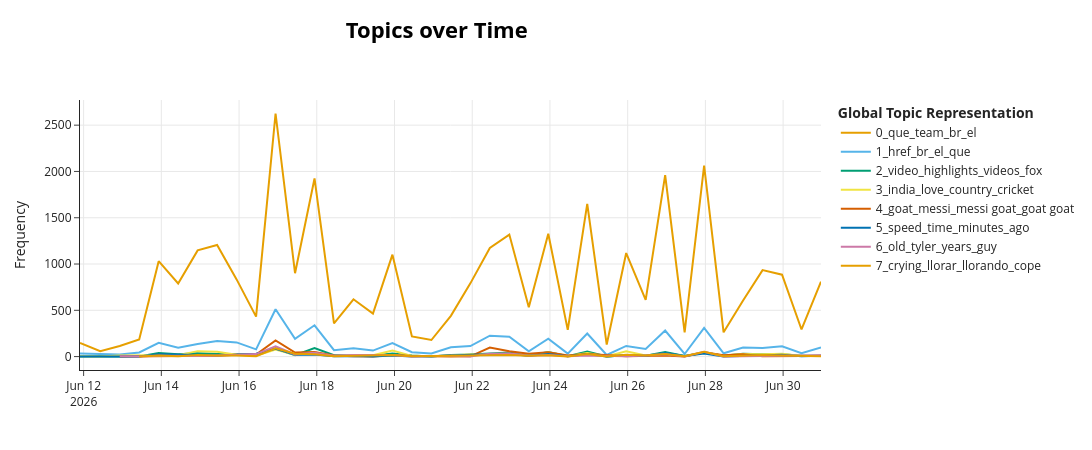

Notebook cell for this chart:
### Markdown cell above
---

### 4. Evolución temporal de tópicos

BERTopic puede calcular cómo cambia la prevalencia de cada tópico en el tiempo. Con un solo partido, la granularidad disponible es la fecha/hora de publicación del comentario.

### Code cell
if df is not None and not df.empty and 'topic' in df.columns:
    import time as _time
    _t0 = _time.monotonic()

    # --- Ensure texts is in scope (re-extract from df if needed) ---
    if 'texts' not in dir() or texts is None:
        texts = df['text_clean'].tolist()

    timestamps_raw = df['published_at'] if 'published_at' in df.columns else df.get('created_utc', pd.Series([pd.NaT]*len(df)))
    timestamps = pd.to_datetime(timestamps_raw, errors='coerce')

    # Align texts and timestamps: keep only rows where BOTH are valid
    valid_mask = timestamps.notna() & df['text_clean'].notna()
    n_valid = valid_mask.sum()
    print(f"Comentarios con timestamp + texto valido: {n_valid}/{len(df)}")

    if n_valid > 10:
        try:
            # NOTE: BERTopic's topics_over_time requires docs matching the fitting data.
            # With nr_bins=20 and tuning=False, 20K+ docs complete in <10s.
            span_days = (timestamps[valid_mask].max() - timestamps[valid_mask].min()).total_seconds() / 86400
            nr_bins = max(20, min(int(span_days * 2), 48))
            print(f"Rango fechas: {span_days:.1f} dias, nr_bins={nr_bins}")

            tot_df = topics_over_time_df(
                model, texts, timestamps,
                nr_bins=nr_bins,
                global_tuning=False,
                evolution_tuning=False,
            )

            _elapsed = _time.monotonic() - _t0
            if not tot_df.empty:
                print(f"Evolucion temporal calculada: {tot_df.shape[0]} filas ({_elapsed:.1f}s)")
                try:
                    fig = model.visualize_topics_over_time(tot_df, top_n_topics=min(8, tot_df['Topic'].nunique()))
                    fig.show()
                except Exception as exc:
                    print(f"Visualizacion no disponible: {exc}")
                    display(tot_df.head(10))
            else:
                print("No se pudo calcular la evolucion temporal.")
        except Exception as exc:
            print(f"Evolucion temporal omitida (error): {exc}")
    else:
        print(f"Solo {n_valid} comentarios con timestamp valido — insuficiente.")

### Figure 1 — Plotly figure (JSON) as saved in the notebook; plotly's stock layout.template omitted (floating-point values rounded to 4 significant figures)
{"data": [{"hoverinfo": "text", "hovertext": ["<b>Topic 0</b><br>Words: méxico, mexico, vamos, que, mexicano", "<b>Topic 0</b><br>Words: méxico, mexico, egypt, cup started, cup", "<b>Topic 0</b><br>Words: paraguay, el, en, que, usa", "<b>Topic 0</b><br>Words: que, paraguay, el, en, la", "<b>Topic 0</b><br>Words: brazil, morocco, brasil, marruecos, que", "<b>Topic 0</b><br>Words: germany, brazil, curacao, que, brasil", "<b>Topic 0</b><br>Words: japan, germany, game, world, curaçao", "<b>Topic 0</b><br>Words: verde, spain, cape, cape verde, cabo", "<b>Topic 0</b><br>Words: verde, spain, germany, cape, cape verde", "<b>Topic 0</b><br>Words: world, world cup, cup, france, senegal", "<b>Topic 0</b><br>Words: messi, que, el, la, argentina", "<b>Topic 0</b><br>Words: messi, que, el, es, congo", "<b>Topic 0</b><br>Words: england, kane, croatia, tuchel, world", "<b>Topic 0</b><br>Words: england, world, colombia, cup, br", "<b>Topic 0</b><br>Words: mexico, korea, game, south, korean", "<b>Topic 0</b><br>Words: mexico, que, korea, méxico, la", "<b>Topic 0</b><br>Words: haiti, brazil, br, qatar, br br", "<b>Topic 0</b><br>Words: turkey, paraguay, team, teams, ottoman", "<b>Topic 0</b><br>Words: alemania, brazil, br, la, que", "<b>Topic 0</b><br>Words: spain, iran, world, cup, world cup", "<b>Topic 0</b><br>Words: verde, japan, team, cape, uruguay", "<b>Topic 0</b><br>Words: messi, que, argentina, el, la", "<b>Topic 0</b><br>Words: messi, france, mbappe, argentina, world", "<b>Topic 0</b><br>Words: ghana, uzbekistan, portugal, england, ronaldo", "<b>Topic 0</b><br>Words: ghana, england, colombia, br, team", "<b>Topic 0</b><br>Words: ghana, br, colombia, england, world", "<b>Topic 0</b><br>Words: mexico, haiti, korea, south, game", "<b>Topic 0</b><br>Words: ecuador, es, venezuela, que, alemania", "<b>Topic 0</b><br>Words: ecuador, turkey, team, japan, alemania", "<b>Topic 0</b><br>Words: team, france, turkey, norway, usa", "<b>Topic 0</b><br>Words: uruguay, que, en, la, el", "<b>Topic 0</b><br>Words: uruguay, ecuador, el, que, en", "<b>Topic 0</b><br>Words: england, iran, br, que, argentina", "<b>Topic 0</b><br>Words: japan, que, el, argentina, la", "<b>Topic 0</b><br>Words: japón, japan, br, brazil, ronaldo", "<b>Topic 0</b><br>Words: japan, brazil, japón, brasil, team", "<b>Topic 0</b><br>Words: japan, brazil, paraguay, felicidades, br", "<b>Topic 0</b><br>Words: japan, ivory coast, ivory, coast, brazil", "<b>Topic 0</b><br>Words: france, team, mbappe, french, japan"], "marker": {"color": "#E69F00"}, "mode": "lines", "name": "0_que_team_br_el", "type": "scatter", "x": ["2026-06-11T21:46:05.935000000", "2026-06-12T10:16:04.358974358", "2026-06-12T22:17:53.717948717", "2026-06-13T10:19:43.076923076", "2026-06-13T22:21:32.435897435", "2026-06-14T10:23:21.794871794", "2026-06-14T22:25:11.153846153", "2026-06-15T10:27:00.512820512", "2026-06-15T22:28:49.871794871", "2026-06-16T10:30:39.230769230", "2026-06-16T22:32:28.589743589", "2026-06-17T10:34:17.948717948", "2026-06-17T22:36:07.307692307", "2026-06-18T10:37:56.666666666", "2026-06-18T22:39:46.025641025", "2026-06-19T10:41:35.384615384", "2026-06-19T22:43:24.743589743", "2026-06-20T10:45:14.102564102", "2026-06-20T22:47:03.461538461", "2026-06-21T10:48:52.820512820", "2026-06-21T22:50:42.179487179", "2026-06-22T10:52:31.538461538", "2026-06-22T22:54:20.897435897", "2026-06-23T10:56:10.256410256", "2026-06-23T22:57:59.615384615", "2026-06-24T10:59:48.974358974", "2026-06-24T23:01:38.333333333", "2026-06-25T11:03:27.692307692", "2026-06-25T23:05:17.051282051", "2026-06-26T11:07:06.410256410", "2026-06-26T23:08:55.769230769", "2026-06-27T11:10:45.128205128", "2026-06-27T23:12:34.487179487", "2026-06-28T11:14:23.846153846", "2026-06-28T23:16:13.205128205", "2026-06-29T11:18:02.564102564", "2026-06-29T23:19:51.923076923", "2026-06-30T11:21:41.282051282", "2026-06-30T23:23:30.641025641"], "y": [148, 59, 114, 185, 1031, 790, 1147, 1206, 834, 432, 2626, 901, 1924, 359, 619, 465, 1101, 218, 179, 440, 791, 1174, 1318, 532, 1327, 289, 1650, 130, 1119, 612, 1961, 262, 2062, 262, 605, 934, 885, 293, 809]}, {"hoverinfo": "text", "hovertext": ["<b>Topic 1</b><br>Words: gracias, commentary, que, spanish, dios", "<b>Topic 1</b><br>Words: voice, commentator, questions, just, lady", "<b>Topic 1</b><br>Words: spanish, ja, unrest, hubieras, ja ja", "<b>Topic 1</b><br>Words: spanish, el, spanish br, speak spanish, telemundo", "<b>Topic 1</b><br>Words: endrick, screamer, href, el, bouaddi", "<b>Topic 1</b><br>Words: href, endrick, 11ujg ksify6lzfolm6akanydqag, ksify6lzfolm6akanydqag, jesus", "<b>Topic 1</b><br>Words: href, xsify4oqcd2t29sp54iasaw, 11ujg xsify4oqcd2t29sp54iasaw, uckszu2wh9gy1mb0dv 11ujg, uckszu2wh9gy1mb0dv", "<b>Topic 1</b><br>Words: el, que, bot, los, españoles", "<b>Topic 1</b><br>Words: br, grass, grass br, feel, walk", "<b>Topic 1</b><br>Words: vazinha, vazinha br, br vazinha, los goles, href", "<b>Topic 1</b><br>Words: el, href, la, que, es", "<b>Topic 1</b><br>Words: el, ja, href, la, ja ja", "<b>Topic 1</b><br>Words: robi, stay robi, br stay, br, thank sharing", "<b>Topic 1</b><br>Words: href, trent, thanks, exactly, coming", "<b>Topic 1</b><br>Words: href, commentators, commentator, envidia, thank", "<b>Topic 1</b><br>Words: dios, uk beatles, banner english, casa ay, beatles", "<b>Topic 1</b><br>Words: br, br br, god, href, jesus", "<b>Topic 1</b><br>Words: jesús, crees, br, dios, la ley", "<b>Topic 1</b><br>Words: embarrassing, emotion, announcement embarrassing, leads biased, biased calls", "<b>Topic 1</b><br>Words: spanish, pass, finish, worship, incredible pass", "<b>Topic 1</b><br>Words: commentators, href, commentator, spanish, games", "<b>Topic 1</b><br>Words: el, mejor, el mejor, que, penal", "<b>Topic 1</b><br>Words: el, br, href, lol, mejor", "<b>Topic 1</b><br>Words: br br, agarrense, br, href, joke", "<b>Topic 1</b><br>Words: href, la, el, es, para", "<b>Topic 1</b><br>Words: greatest time, commentator, aliens que, ajajajaja, 2nd comment", "<b>Topic 1</b><br>Words: aliens, href, los, var, los aliens", "<b>Topic 1</b><br>Words: dios, principe, thank, ya, aleluya", "<b>Topic 1</b><br>Words: href, aliens, bot, el, que", "<b>Topic 1</b><br>Words: bot, ago pfp, pfp, comment, months ago", "<b>Topic 1</b><br>Words: estrellas, se, la, que, estrella", "<b>Topic 1</b><br>Words: officially, la, 100 franceses, watch crap, zlatan right", "<b>Topic 1</b><br>Words: href, el, que, es, mejor", "<b>Topic 1</b><br>Words: cuánta envidia, cuánta, envidia, spanish, href", "<b>Topic 1</b><br>Words: href, que, letsss, letsss gooo, plays letsss", "<b>Topic 1</b><br>Words: href, pundits, estos href, fue bonito, huevadas", "<b>Topic 1</b><br>Words: href, 11ujg, uckszu2wh9gy1mb0dv, uckszu2wh9gy1mb0dv 11ujg, href uckszu2wh9gy1mb0dv", "<b>Topic 1</b><br>Words: got, hour, got hour, unemployment, fake", "<b>Topic 1</b><br>Words: dictator, employment, digne, oro, mbappe"], "marker": {"color": "#56B4E9"}, "mode": "lines", "name": "1_href_br_el_que", "type": "scatter", "x": ["2026-06-11T21:46:05.935000000", "2026-06-12T10:16:04.358974358", "2026-06-12T22:17:53.717948717", "2026-06-13T10:19:43.076923076", "2026-06-13T22:21:32.435897435", "2026-06-14T10:23:21.794871794", "2026-06-14T22:25:11.153846153", "2026-06-15T10:27:00.512820512", "2026-06-15T22:28:49.871794871", "2026-06-16T10:30:39.230769230", "2026-06-16T22:32:28.589743589", "2026-06-17T10:34:17.948717948", "2026-06-17T22:36:07.307692307", "2026-06-18T10:37:56.666666666", "2026-06-18T22:39:46.025641025", "2026-06-19T10:41:35.384615384", "2026-06-19T22:43:24.743589743", "2026-06-20T10:45:14.102564102", "2026-06-20T22:47:03.461538461", "2026-06-21T10:48:52.820512820", "2026-06-21T22:50:42.179487179", "2026-06-22T10:52:31.538461538", "2026-06-22T22:54:20.897435897", "2026-06-23T10:56:10.256410256", "2026-06-23T22:57:59.615384615", "2026-06-24T10:59:48.974358974", "2026-06-24T23:01:38.333333333", "2026-06-25T11:03:27.692307692", "2026-06-25T23:05:17.051282051", "2026-06-26T11:07:06.410256410", "2026-06-26T23:08:55.769230769", "2026-06-27T11:10:45.128205128", "2026-06-27T23:12:34.487179487", "2026-06-28T11:14:23.846153846", "2026-06-28T23:16:13.205128205", "2026-06-29T11:18:02.564102564", "2026-06-29T23:19:51.923076923", "2026-06-30T11:21:41.282051282", "2026-06-30T23:23:30.641025641"], "y": [34, 32, 23, 45, 149, 96, 137, 168, 153, 78, 511, 192, 338, 69, 90, 65, 147, 47, 34, 101, 114, 226, 214, 58, 193, 32, 249, 17, 115, 82, 282, 28, 310, 36, 97, 93, 111, 37, 98]}, {"hoverinfo": "text", "hovertext": ["<b>Topic 2</b><br>Words: caso ya, cómo van, mejor pongan, video 30, ya mejor", "<b>Topic 2</b><br>Words: espn, fox, watch, presumably wanted, ad revenue", "<b>Topic 2</b><br>Words: sabía, telemundo, inteligentes los, fue emocionante, sabía cómo", "<b>Topic 2</b><br>Words: video, highlights, videos, tv, post video", "<b>Topic 2</b><br>Words: video, videos, highlights, fake video, old video", "<b>Topic 2</b><br>Words: video, come watch, highlights, fox, watch", "<b>Topic 2</b><br>Words: video, highlights, videos, highlight, cinema", "<b>Topic 2</b><br>Words: video, fox, highlights, usted, does fox", "<b>Topic 2</b><br>Words: video, vozinha highlight, watching, youtube, vozinha", "<b>Topic 2</b><br>Words: video, el video, el, youtube, este video", "<b>Topic 2</b><br>Words: video, fox sports, fox, sports, appreciate", "<b>Topic 2</b><br>Words: highlights, video, highlight, best highlights, best", "<b>Topic 2</b><br>Words: songs, highlight, video, highlights, bro support", "<b>Topic 2</b><br>Words: video, highlights, el video, angle perfect, accion super", "<b>Topic 2</b><br>Words: fox, vídeo, borrosa es, bien pnch, borrosa", "<b>Topic 2</b><br>Words: 1080p, video, fox, 4k se, la resolucion", "<b>Topic 2</b><br>Words: video, plays, boring, bloated commentators, boring highlights", "<b>Topic 2</b><br>Words: como ronca, ronca duerme, televisa la, seleccion televisa, ronca", "<b>Topic 2</b><br>Words: video, highlights, seconds, min, diario", "<b>Topic 2</b><br>Words: highlights, watch, ksa offense, ksa, come watch", "<b>Topic 2</b><br>Words: video, videos, los videos, clips, bloating video", "<b>Topic 2</b><br>Words: video, channel, highlights, come watch, highlight", "<b>Topic 2</b><br>Words: button join, subscribe button, join football, football community, button", "<b>Topic 2</b><br>Words: highlights, video, videos, youtube, min", "<b>Topic 2</b><br>Words: ability dictate, ai ability, computer generated, dictate outcome, br showing", "<b>Topic 2</b><br>Words: subscribe football, football content, subscribe, content, content subscribe", "<b>Topic 2</b><br>Words: love, , , , ", "<b>Topic 2</b><br>Words: highlights, video, cinema, channel, mis videos", "<b>Topic 2</b><br>Words: false videos, false, video, channel, videos", "<b>Topic 2</b><br>Words: video, vídeo, el video, el, channel", "<b>Topic 2</b><br>Words: veo lo, lo veo, longer, shame, veo", "<b>Topic 2</b><br>Words: video, fox, footage, el video, videos", "<b>Topic 2</b><br>Words: video, videos, alegran los, poco video, por derechos", "<b>Topic 2</b><br>Words: anime, video, campeones, súper campeones, el anime", "<b>Topic 2</b><br>Words: video, anime, emma, el video, en", "<b>Topic 2</b><br>Words: highlights, video, airtel, highlight, airtel thank", "<b>Topic 2</b><br>Words: day better, came immediately, anime real, application got, br glorious", "<b>Topic 2</b><br>Words: amad, 20hrs crime, 20hrs, amad vs, featured amad"], "marker": {"color": "#009E73"}, "mode": "lines", "name": "2_video_highlights_videos_fox", "type": "scatter", "x": ["2026-06-11T21:46:05.935000000", "2026-06-12T10:16:04.358974358", "2026-06-13T10:19:43.076923076", "2026-06-13T22:21:32.435897435", "2026-06-14T10:23:21.794871794", "2026-06-14T22:25:11.153846153", "2026-06-15T10:27:00.512820512", "2026-06-15T22:28:49.871794871", "2026-06-16T10:30:39.230769230", "2026-06-16T22:32:28.589743589", "2026-06-17T10:34:17.948717948", "2026-06-17T22:36:07.307692307", "2026-06-18T10:37:56.666666666", "2026-06-18T22:39:46.025641025", "2026-06-19T10:41:35.384615384", "2026-06-19T22:43:24.743589743", "2026-06-20T10:45:14.102564102", "2026-06-20T22:47:03.461538461", "2026-06-21T10:48:52.820512820", "2026-06-21T22:50:42.179487179", "2026-06-22T10:52:31.538461538", "2026-06-22T22:54:20.897435897", "2026-06-23T10:56:10.256410256", "2026-06-23T22:57:59.615384615", "2026-06-24T10:59:48.974358974", "2026-06-24T23:01:38.333333333", "2026-06-25T11:03:27.692307692", "2026-06-25T23:05:17.051282051", "2026-06-26T11:07:06.410256410", "2026-06-26T23:08:55.769230769", "2026-06-27T11:10:45.128205128", "2026-06-27T23:12:34.487179487", "2026-06-28T11:14:23.846153846", "2026-06-28T23:16:13.205128205", "2026-06-29T11:18:02.564102564", "2026-06-29T23:19:51.923076923", "2026-06-30T11:21:41.282051282", "2026-06-30T23:23:30.641025641"], "y": [1, 5, 1, 38, 26, 36, 29, 22, 23, 88, 16, 93, 14, 14, 8, 32, 12, 2, 17, 22, 29, 43, 9, 49, 5, 54, 1, 14, 10, 49, 7, 45, 8, 32, 25, 24, 8, 8]}, {"hoverinfo": "text", "hovertext": ["<b>Topic 3</b><br>Words: english wayy, favor remuevan, highlights cuando, remuevan, tiene doble", "<b>Topic 3</b><br>Words: american mean, american, mean, , ", "<b>Topic 3</b><br>Words: ee uu, uu, ee, país, buen trato", "<b>Topic 3</b><br>Words: estados unidos, estados, unidos, america, los", "<b>Topic 3</b><br>Words: love, love bangladesh, cricket, bangladesh, berozgar", "<b>Topic 3</b><br>Words: country, country crazy, bangladesh, yall, morocco", "<b>Topic 3</b><br>Words: australia, cricket, aussies, aus, sports", "<b>Topic 3</b><br>Words: cricket, australia, australian, indian, aussie", "<b>Topic 3</b><br>Words: country, usa underdog, desde australia, bangladesh, colonialism", "<b>Topic 3</b><br>Words: love, love india, sorpresas nos, taps, mundial 26", "<b>Topic 3</b><br>Words: mundial, new zealand, zealand, el mundial, new", "<b>Topic 3</b><br>Words: cricket, el mundial, mob, bush, crowds", "<b>Topic 3</b><br>Words: english, american, love, mundial, india", "<b>Topic 3</b><br>Words: americas thousand, allowed say, bueno este, banned like, like flag", "<b>Topic 3</b><br>Words: language, know language, uk, uk usa, gdl", "<b>Topic 3</b><br>Words: english, language, americans, cartel infested, angry seeing", "<b>Topic 3</b><br>Words: canada, india, thank canada, thank, country", "<b>Topic 3</b><br>Words: aus, american, wish, american thinks, beat aus", "<b>Topic 3</b><br>Words: american shut, tu estudias, spanman5577right, shut pack, junk lost", "<b>Topic 3</b><br>Words: nationality, immutable, chinese, chinese vietnamese, species", "<b>Topic 3</b><br>Words: american, love, country, country world, br love", "<b>Topic 3</b><br>Words: mundial, el, el mundial, america, indian movies", "<b>Topic 3</b><br>Words: country, mundial, india, immigration, australian", "<b>Topic 3</b><br>Words: country, base cousin, apparently theres, broke indian, called apparently", "<b>Topic 3</b><br>Words: india, country, india bad, cricket, english", "<b>Topic 3</b><br>Words: 99 world, claiming people, canadá todos, fans india, esperaba empate", "<b>Topic 3</b><br>Words: canada, australia, love australia, love, country", "<b>Topic 3</b><br>Words: mi país, país, te felicita, vamos fe, felicita", "<b>Topic 3</b><br>Words: ecuador, america, country, americans, continent", "<b>Topic 3</b><br>Words: 3rd place, country, 3rd, 2nd grade, ah non", "<b>Topic 3</b><br>Words: mundial, cricket, más, india, love", "<b>Topic 3</b><br>Words: los mundiales, 2010 existen, ganar para, excepto del, tienen llaves", "<b>Topic 3</b><br>Words: english, indian, english dna, dna passport, punctuation", "<b>Topic 3</b><br>Words: know understand, bangladesh, love, canada, adelante estan", "<b>Topic 3</b><br>Words: india, love, love india, br, país", "<b>Topic 3</b><br>Words: bangladesh, love, love bangladesh, brazil love, canada", "<b>Topic 3</b><br>Words: bangladesh, love, love bangladesh, morocco, love morocco", "<b>Topic 3</b><br>Words: india, india br, br, br india, india national", "<b>Topic 3</b><br>Words: india, poopjeets, chess, cricket, said fool"], "marker": {"color": "#F0E442"}, "mode": "lines", "name": "3_india_love_country_cricket", "type": "scatter", "x": ["2026-06-11T21:46:05.935000000", "2026-06-12T10:16:04.358974358", "2026-06-12T22:17:53.717948717", "2026-06-13T10:19:43.076923076", "2026-06-13T22:21:32.435897435", "2026-06-14T10:23:21.794871794", "2026-06-14T22:25:11.153846153", "2026-06-15T10:27:00.512820512", "2026-06-15T22:28:49.871794871", "2026-06-16T10:30:39.230769230", "2026-06-16T22:32:28.589743589", "2026-06-17T10:34:17.948717948", "2026-06-17T22:36:07.307692307", "2026-06-18T10:37:56.666666666", "2026-06-18T22:39:46.025641025", "2026-06-19T10:41:35.384615384", "2026-06-19T22:43:24.743589743", "2026-06-20T10:45:14.102564102", "2026-06-20T22:47:03.461538461", "2026-06-21T10:48:52.820512820", "2026-06-21T22:50:42.179487179", "2026-06-22T10:52:31.538461538", "2026-06-22T22:54:20.897435897", "2026-06-23T10:56:10.256410256", "2026-06-23T22:57:59.615384615", "2026-06-24T10:59:48.974358974", "2026-06-24T23:01:38.333333333", "2026-06-25T11:03:27.692307692", "2026-06-25T23:05:17.051282051", "2026-06-26T11:07:06.410256410", "2026-06-26T23:08:55.769230769", "2026-06-27T11:10:45.128205128", "2026-06-27T23:12:34.487179487", "2026-06-28T11:14:23.846153846", "2026-06-28T23:16:13.205128205", "2026-06-29T11:18:02.564102564", "2026-06-29T23:19:51.923076923", "2026-06-30T11:21:41.282051282", "2026-06-30T23:23:30.641025641"], "y": [3, 1, 11, 14, 12, 16, 59, 51, 20, 10, 76, 17, 45, 7, 15, 15, 65, 8, 5, 9, 25, 30, 30, 8, 47, 6, 38, 4, 57, 12, 32, 4, 38, 12, 28, 24, 32, 6, 12]}, {"hoverinfo": "text", "hovertext": ["<b>Topic 4</b><br>Words: estilo europeo, exhibicion, verdadero caballo, wow pero, negro del", "<b>Topic 4</b><br>Words: wake live, horse wake, live past, wake, dark horse", "<b>Topic 4</b><br>Words: calvo, poner, veces, barrio varias, lo encontramos", "<b>Topic 4</b><br>Words: slim dog, shepherd, goat slim, german shepherd, dog kitchen", "<b>Topic 4</b><br>Words: dark, dark horses, horses, dark horse, horse", "<b>Topic 4</b><br>Words: goats, goat, lobo, buffalos, absolute idiot", "<b>Topic 4</b><br>Words: goats, goat, animals, people, don", "<b>Topic 4</b><br>Words: goat, goat goat, messi, messi goat, goat messi", "<b>Topic 4</b><br>Words: goat, true goat, messi, goat pero, goat dropped", "<b>Topic 4</b><br>Words: goat, goat goat, messi goat, real goat, goats", "<b>Topic 4</b><br>Words: goat, english goat, messi goat, bruh arnautovic, baller straight", "<b>Topic 4</b><br>Words: goat, amargado wey, card goat, perro amargado, wey todo", "<b>Topic 4</b><br>Words: beast, , , , ", "<b>Topic 4</b><br>Words: dark, horse, dark horse, dark horses, horses", "<b>Topic 4</b><br>Words: horse, dark, believe supposed, dark believe, case horse", "<b>Topic 4</b><br>Words: goal tomorrow, goat gonna, gonna score, score better, better goal", "<b>Topic 4</b><br>Words: lamine, worldcup, goat, starting, startinng pure", "<b>Topic 4</b><br>Words: goat, messi, messi goat, goat messi, goat goat", "<b>Topic 4</b><br>Words: goat, messi goat, messi, goat messi, 11ujg nvgfy9aec_ofvompkroasam", "<b>Topic 4</b><br>Words: goat, goats, messi goat, messi, cabra es", "<b>Topic 4</b><br>Words: goat, messi goat, messi, goat goat, goat messi", "<b>Topic 4</b><br>Words: goat, goats, goat goats, compeditive generation, egypt black", "<b>Topic 4</b><br>Words: goat, real goat, goat goat, cr7, perros", "<b>Topic 4</b><br>Words: goat, bruno beast, serving yall, say pulisic, embarassed younger", "<b>Topic 4</b><br>Words: viking, barks caravan, caravan, caravan passes, dude gular", "<b>Topic 4</b><br>Words: goat, viking, row, mad, dembele", "<b>Topic 4</b><br>Words: ecuador actually, match ecuador, actually looked, like dark, dark horse", "<b>Topic 4</b><br>Words: goat, messi goat, messi, goat debate, debate", "<b>Topic 4</b><br>Words: lionel messi, lionel, goat lionel, goat, forever", "<b>Topic 4</b><br>Words: goat, messi goat, messi, real goat, forever", "<b>Topic 4</b><br>Words: goat, llama coyotevisión, coyotevisión, best goat, href ronaldo", "<b>Topic 4</b><br>Words: game moms, moms phone, phone lil, türkiye btw, horse türkiye", "<b>Topic 4</b><br>Words: viking, barra los, barra, blood eagle, ancestors performing", "<b>Topic 4</b><br>Words: beast, goat, ahhh breeding, bono beast, abandoned noble"], "marker": {"color": "#D55E00"}, "mode": "lines", "name": "4_goat_messi_messi goat_goat goat", "type": "scatter", "x": ["2026-06-12T22:17:53.717948717", "2026-06-13T22:21:32.435897435", "2026-06-14T10:23:21.794871794", "2026-06-14T22:25:11.153846153", "2026-06-15T10:27:00.512820512", "2026-06-15T22:28:49.871794871", "2026-06-16T10:30:39.230769230", "2026-06-16T22:32:28.589743589", "2026-06-17T10:34:17.948717948", "2026-06-17T22:36:07.307692307", "2026-06-18T10:37:56.666666666", "2026-06-18T22:39:46.025641025", "2026-06-19T10:41:35.384615384", "2026-06-19T22:43:24.743589743", "2026-06-20T10:45:14.102564102", "2026-06-21T10:48:52.820512820", "2026-06-21T22:50:42.179487179", "2026-06-22T10:52:31.538461538", "2026-06-22T22:54:20.897435897", "2026-06-23T10:56:10.256410256", "2026-06-23T22:57:59.615384615", "2026-06-24T10:59:48.974358974", "2026-06-24T23:01:38.333333333", "2026-06-25T23:05:17.051282051", "2026-06-26T11:07:06.410256410", "2026-06-26T23:08:55.769230769", "2026-06-27T11:10:45.128205128", "2026-06-27T23:12:34.487179487", "2026-06-28T11:14:23.846153846", "2026-06-28T23:16:13.205128205", "2026-06-29T11:18:02.564102564", "2026-06-29T23:19:51.923076923", "2026-06-30T11:21:41.282051282", "2026-06-30T23:23:30.641025641"], "y": [1, 1, 5, 4, 8, 19, 22, 174, 43, 49, 12, 4, 1, 17, 6, 1, 3, 98, 58, 31, 48, 12, 27, 5, 6, 13, 1, 46, 15, 25, 4, 2, 6, 7]}, {"hoverinfo": "text", "hovertext": ["<b>Topic 5</b><br>Words: 2026 resumen, inauguración del, cobertura que, dió la, inauguración", "<b>Topic 5</b><br>Words: 29, min, 29 minutos, arriba telemundo, 29 extended", "<b>Topic 5</b><br>Words: años atrás, atrás, 2026, años, ", "<b>Topic 5</b><br>Words: speed, peles, speed speed, natural, r9", "<b>Topic 5</b><br>Words: 2014, history, 2026, history repeats, repeats", "<b>Topic 5</b><br>Words: yes, second, 2018, second half, 2011 cameras", "<b>Topic 5</b><br>Words: history, zero, tanto, 90 clasificamos, desde marzo", "<b>Topic 5</b><br>Words: flashbacks, 2026, resumen, minutos, 2014", "<b>Topic 5</b><br>Words: prediction, predicted, kid, kid predicted, minutes", "<b>Topic 5</b><br>Words: 2022, ago, time, prediction, years", "<b>Topic 5</b><br>Words: speed, seconds, ago, time, 15", "<b>Topic 5</b><br>Words: feinting run, feinting, 2018, speed, ahh", "<b>Topic 5</b><br>Words: seen 2026, highlights seen, literally minute, triple, best highlights", "<b>Topic 5</b><br>Words: 2026 actually, br confuse, american illiteracy, actually year, faster time", "<b>Topic 5</b><br>Words: makes intense, intense enjoyable, include clock, combined honestly, clock timer", "<b>Topic 5</b><br>Words: cmon, ridiculous, late, slow, aggregious like", "<b>Topic 5</b><br>Words: counting stoppage, el wey, wey los, los minutos, esta el", "<b>Topic 5</b><br>Words: tan largos, largos, 89 minutos, reverenda m4m4d4, resúmenes 89", "<b>Topic 5</b><br>Words: 30, minutos, based vs, admin sxtape, fue paseo", "<b>Topic 5</b><br>Words: 30, 2014 ochoa, 1950 1990, history mad, ill offer", "<b>Topic 5</b><br>Words: pa que, pa, historico, weather, fast", "<b>Topic 5</b><br>Words: weather, gameplay, le dio, minutes, años", "<b>Topic 5</b><br>Words: simpsons, speed, 5574 simpsons, bro minute, prophesy href", "<b>Topic 5</b><br>Words: mins, minutos, time, time time, overtime", "<b>Topic 5</b><br>Words: 2034 world, el nro, different wish, que uso, uso andres", "<b>Topic 5</b><br>Words: birth rates, rates, slow, speed, birth", "<b>Topic 5</b><br>Words: faltan minutos, encuentra al, niko dice, minutos juego, se encuentra", "<b>Topic 5</b><br>Words: fueron, minutos, 2023 supposedly, 93 minute, did 40s", "<b>Topic 5</b><br>Words: 10 sub, 12 hours, bookies apologise, apologise old, old odds", "<b>Topic 5</b><br>Words: ago, minutes, years ago, 2026 2026, years", "<b>Topic 5</b><br>Words: time use, use, time, 2026 backward, bro color", "<b>Topic 5</b><br>Words: extra, extra time, minutes, time, added", "<b>Topic 5</b><br>Words: 60 segundos, antes interesa, acaba también, hablen antes, interesa vivir", "<b>Topic 5</b><br>Words: br la, la tercera, del 2002, supercampeones, tercera", "<b>Topic 5</b><br>Words: minutos, 10 minutos, décadas sabremos, dios esos, comienza 90", "<b>Topic 5</b><br>Words: speed, 80 years, annoying, wasnt, mins", "<b>Topic 5</b><br>Words: 85 br, 70 br, pass 70, pace 99, br iq", "<b>Topic 5</b><br>Words: speed, agree sign, m3y r4unot, mins did, great perfect"], "marker": {"color": "#0072B2"}, "mode": "lines", "name": "5_speed_time_minutes_ago", "type": "scatter", "x": ["2026-06-11T21:46:05.935000000", "2026-06-12T10:16:04.358974358", "2026-06-13T10:19:43.076923076", "2026-06-13T22:21:32.435897435", "2026-06-14T10:23:21.794871794", "2026-06-14T22:25:11.153846153", "2026-06-15T10:27:00.512820512", "2026-06-15T22:28:49.871794871", "2026-06-16T10:30:39.230769230", "2026-06-16T22:32:28.589743589", "2026-06-17T10:34:17.948717948", "2026-06-17T22:36:07.307692307", "2026-06-18T10:37:56.666666666", "2026-06-18T22:39:46.025641025", "2026-06-19T10:41:35.384615384", "2026-06-19T22:43:24.743589743", "2026-06-20T10:45:14.102564102", "2026-06-20T22:47:03.461538461", "2026-06-21T10:48:52.820512820", "2026-06-21T22:50:42.179487179", "2026-06-22T10:52:31.538461538", "2026-06-22T22:54:20.897435897", "2026-06-23T10:56:10.256410256", "2026-06-23T22:57:59.615384615", "2026-06-24T10:59:48.974358974", "2026-06-24T23:01:38.333333333", "2026-06-25T11:03:27.692307692", "2026-06-25T23:05:17.051282051", "2026-06-26T11:07:06.410256410", "2026-06-26T23:08:55.769230769", "2026-06-27T11:10:45.128205128", "2026-06-27T23:12:34.487179487", "2026-06-28T11:14:23.846153846", "2026-06-28T23:16:13.205128205", "2026-06-29T11:18:02.564102564", "2026-06-29T23:19:51.923076923", "2026-06-30T11:21:41.282051282", "2026-06-30T23:23:30.641025641"], "y": [2, 3, 2, 25, 19, 20, 14, 19, 31, 84, 19, 23, 5, 6, 2, 13, 2, 3, 15, 19, 25, 28, 9, 29, 3, 25, 2, 14, 9, 40, 7, 32, 2, 6, 10, 20, 4, 8]}, {"hoverinfo": "text", "hovertext": ["<b>Topic 6</b><br>Words: 14 años, 5286 días, 5286, dias son, escucho la", "<b>Topic 6</b><br>Words: best bro, bro, best, , ", "<b>Topic 6</b><br>Words: peter, casemiro, casemiro retires, miss casemiro, age performance", "<b>Topic 6</b><br>Words: peter, 20 anymore, hear peter, igual yo, finally hear", "<b>Topic 6</b><br>Words: 0077yeah, 0077yeah ruled, amazing jumped, draw peter, closely manuel", "<b>Topic 6</b><br>Words: 40, prime, 15, 2001 15, 1st marathon", "<b>Topic 6</b><br>Words: 40, old, ordinary, old 40, looks", "<b>Topic 6</b><br>Words: flute, did flute, corden, james corden, 40", "<b>Topic 6</b><br>Words: 39, 38, days, years, flute", "<b>Topic 6</b><br>Words: edad, flat, que, desde que, años", "<b>Topic 6</b><br>Words: jude, knows, lifetime, martin tyler, tyler", "<b>Topic 6</b><br>Words: need retire, retiring, hurricane, old man, guy", "<b>Topic 6</b><br>Words: tyler, martin tyler, martin, old, legend yeah", "<b>Topic 6</b><br>Words: martin tyler, tyler, martin, 80, commentating", "<b>Topic 6</b><br>Words: martin tyler, tyler, martin, old, 80", "<b>Topic 6</b><br>Words: 30secs won, 30secs, 45 secs, secs replying, replying need", "<b>Topic 6</b><br>Words: years, 17 past, braces 20, go5vr, go5vr actually", "<b>Topic 6</b><br>Words: eeeww, eeeww likable, likable, finished high, yo young", "<b>Topic 6</b><br>Words: 39, 40, lol best, guy, years", "<b>Topic 6</b><br>Words: 38, 39, age, old, guy", "<b>Topic 6</b><br>Words: old, extraordinary 27, chump, jealous man, just freeloader", "<b>Topic 6</b><br>Words: peter, peter drury, drury, commentary, tyler", "<b>Topic 6</b><br>Words: dury, peter dury, peter, commentry channel, days 40", "<b>Topic 6</b><br>Words: hating, age, 41 age, br raiders, bros trying", "<b>Topic 6</b><br>Words: act mr, fake gangster, father time, mr tough, jude fake", "<b>Topic 6</b><br>Words: dembele, ballon, composure insane, ballon dembele, ream starts", "<b>Topic 6</b><br>Words: dembele, feed, retire, ballon reason, basement job", "<b>Topic 6</b><br>Words: time ballon, dembele time, ballon, dembele, knows", "<b>Topic 6</b><br>Words: jude, player, peter, ballandor, hey jude", "<b>Topic 6</b><br>Words: greatest time, greatest, time, , ", "<b>Topic 6</b><br>Words: ja, ja ja, 46 años, commentry martin, años aun", "<b>Topic 6</b><br>Words: ll hear, knows guy, rebecca need, need knows, maybe years", "<b>Topic 6</b><br>Words: leiva haven, unluckeee, tank man, minute unluckeee, seen guy", "<b>Topic 6</b><br>Words: kid, 40 href, big kid, anybody sick, biggest little", "<b>Topic 6</b><br>Words: awesome force, force nature, nature, old, force"], "marker": {"color": "#CC79A7"}, "mode": "lines", "name": "6_old_tyler_years_guy", "type": "scatter", "x": ["2026-06-12T22:17:53.717948717", "2026-06-13T10:19:43.076923076", "2026-06-13T22:21:32.435897435", "2026-06-14T10:23:21.794871794", "2026-06-14T22:25:11.153846153", "2026-06-15T10:27:00.512820512", "2026-06-15T22:28:49.871794871", "2026-06-16T10:30:39.230769230", "2026-06-16T22:32:28.589743589", "2026-06-17T10:34:17.948717948", "2026-06-17T22:36:07.307692307", "2026-06-18T10:37:56.666666666", "2026-06-18T22:39:46.025641025", "2026-06-19T10:41:35.384615384", "2026-06-19T22:43:24.743589743", "2026-06-20T10:45:14.102564102", "2026-06-21T10:48:52.820512820", "2026-06-21T22:50:42.179487179", "2026-06-22T10:52:31.538461538", "2026-06-22T22:54:20.897435897", "2026-06-23T10:56:10.256410256", "2026-06-23T22:57:59.615384615", "2026-06-24T10:59:48.974358974", "2026-06-24T23:01:38.333333333", "2026-06-25T23:05:17.051282051", "2026-06-26T11:07:06.410256410", "2026-06-26T23:08:55.769230769", "2026-06-27T11:10:45.128205128", "2026-06-27T23:12:34.487179487", "2026-06-28T11:14:23.846153846", "2026-06-28T23:16:13.205128205", "2026-06-29T11:18:02.564102564", "2026-06-29T23:19:51.923076923", "2026-06-30T11:21:41.282051282", "2026-06-30T23:23:30.641025641"], "y": [3, 1, 10, 6, 7, 11, 21, 27, 110, 24, 41, 9, 17, 15, 16, 2, 9, 2, 32, 34, 9, 18, 3, 13, 3, 11, 26, 2, 51, 1, 3, 2, 4, 6, 15]}, {"hoverinfo": "text", "hovertext": ["<b>Topic 7</b><br>Words: al descubierto, del cazador, humo del, fin salió, utopías imposibles", "<b>Topic 7</b><br>Words: injured, calf, got injured, injury, got", "<b>Topic 7</b><br>Words: injured, injured crying, antarctica, crying felt, pain antarctica", "<b>Topic 7</b><br>Words: theeere, theeere niñato, goo theeere, niñato, goo", "<b>Topic 7</b><br>Words: te ha, lloren, im, asking, youre", "<b>Topic 7</b><br>Words: tears, llorando, la cancha, special, cancha", "<b>Topic 7</b><br>Words: injured anymore, guess injured, content ykkk, lucy, wc content", "<b>Topic 7</b><br>Words: crying, llorar, llorando, llora, llore", "<b>Topic 7</b><br>Words: llorar, vinimos ver, nuestro capitán, capitán las, lágrimas nuestro", "<b>Topic 7</b><br>Words: crying, dilo sin, llorar, ahora dilo, dilo", "<b>Topic 7</b><br>Words: animamos te, animamos, llorar che, lloramos te, che saltamuros", "<b>Topic 7</b><br>Words: hurt, 120km, 100 km, congrats sk, haciéndose los", "<b>Topic 7</b><br>Words: vida, crying, ahora oh, busca ayuda, c1sstop", "<b>Topic 7</b><br>Words: speedy recovery, speedy, recovery, injured, ocupa rashford", "<b>Topic 7</b><br>Words: things going, express, going way, coping, way", "<b>Topic 7</b><br>Words: lost lmfaooo, river lost, lmfaooo, river, crying", "<b>Topic 7</b><br>Words: smoking, injury, chabon nacio, fact smoking, finish passes", "<b>Topic 7</b><br>Words: crying, bruh mean, cryuff, crying ur, coping just", "<b>Topic 7</b><br>Words: quieras, llorando, llorar, crying, bastante tiempo", "<b>Topic 7</b><br>Words: crying, fans crying, tears, bro bel, crying fans", "<b>Topic 7</b><br>Words: crying, crying shelter, barking crying, depues vas, depues", "<b>Topic 7</b><br>Words: crying, cope true, cigarette, cried yesterday, girl mother", "<b>Topic 7</b><br>Words: took null, think took, null, took, think", "<b>Topic 7</b><br>Words: crying, lose like, mom, tears, injured", "<b>Topic 7</b><br>Words: lucky smoking, weed, good weed, smoking good, smoking", "<b>Topic 7</b><br>Words: crying, cope, river love, cope bud, bud river", "<b>Topic 7</b><br>Words: crying, stop crying, anybody does, coping don, crear hipe", "<b>Topic 7</b><br>Words: crying, want smoke, smoke, lesionado, want", "<b>Topic 7</b><br>Words: dejen, aprendan competir, llorar aprendan, head injuries, ganen su", "<b>Topic 7</b><br>Words: crying, llorar, llorando, stop crying, penaldo", "<b>Topic 7</b><br>Words: brainless penaldo, carlos te, butthurt crybaby, report sounds, thinks butthurt", "<b>Topic 7</b><br>Words: stop crying, crying, baby, stop, casi lloro", "<b>Topic 7</b><br>Words: drugs, river, llorar, away happiness, digas sin", "<b>Topic 7</b><br>Words: crying, amegos, clasificación jaja, crying comments, arda todito", "<b>Topic 7</b><br>Words: kinda cope, understanding, kinda, cope, caught heel", "<b>Topic 7</b><br>Words: died, baby, ahead cherki, 17 say, birth br"], "marker": {"color": "#E69F00"}, "mode": "lines", "name": "7_crying_llorar_llorando_cope", "type": "scatter", "x": ["2026-06-13T10:19:43.076923076", "2026-06-13T22:21:32.435897435", "2026-06-14T10:23:21.794871794", "2026-06-14T22:25:11.153846153", "2026-06-15T10:27:00.512820512", "2026-06-15T22:28:49.871794871", "2026-06-16T10:30:39.230769230", "2026-06-16T22:32:28.589743589", "2026-06-17T10:34:17.948717948", "2026-06-17T22:36:07.307692307", "2026-06-18T10:37:56.666666666", "2026-06-18T22:39:46.025641025", "2026-06-19T10:41:35.384615384", "2026-06-19T22:43:24.743589743", "2026-06-20T10:45:14.102564102", "2026-06-20T22:47:03.461538461", "2026-06-21T10:48:52.820512820", "2026-06-21T22:50:42.179487179", "2026-06-22T10:52:31.538461538", "2026-06-22T22:54:20.897435897", "2026-06-23T10:56:10.256410256", "2026-06-23T22:57:59.615384615", "2026-06-24T10:59:48.974358974", "2026-06-24T23:01:38.333333333", "2026-06-25T11:03:27.692307692", "2026-06-25T23:05:17.051282051", "2026-06-26T11:07:06.410256410", "2026-06-26T23:08:55.769230769", "2026-06-27T11:10:45.128205128", "2026-06-27T23:12:34.487179487", "2026-06-28T11:14:23.846153846", "2026-06-28T23:16:13.205128205", "2026-06-29T11:18:02.564102564", "2026-06-29T23:19:51.923076923", "2026-06-30T11:21:41.282051282", "2026-06-30T23:23:30.641025641"], "y": [1, 13, 4, 16, 11, 13, 4, 89, 31, 25, 3, 7, 10, 18, 5, 5, 9, 12, 15, 18, 8, 14, 1, 28, 1, 19, 12, 29, 3, 51, 4, 11, 17, 12, 9, 4]}], "layout": {"height": 450, "hoverlabel": {"bgcolor": "white", "font": {"family": "Rockwell", "size": 16}}, "legend": {"title": {"text": "<b>Global Topic Representation"}}, "title": {"font": {"color": "Black", "size": 22}, "text": "<b>Topics over Time</b>", "x": 0.4, "xanchor": "center", "y": 0.95, "yanchor": "top"}, "width": 1250, "xaxis": {"showgrid": true}, "yaxis": {"showgrid": true, "title": {"text": "Frequency"}}}}
